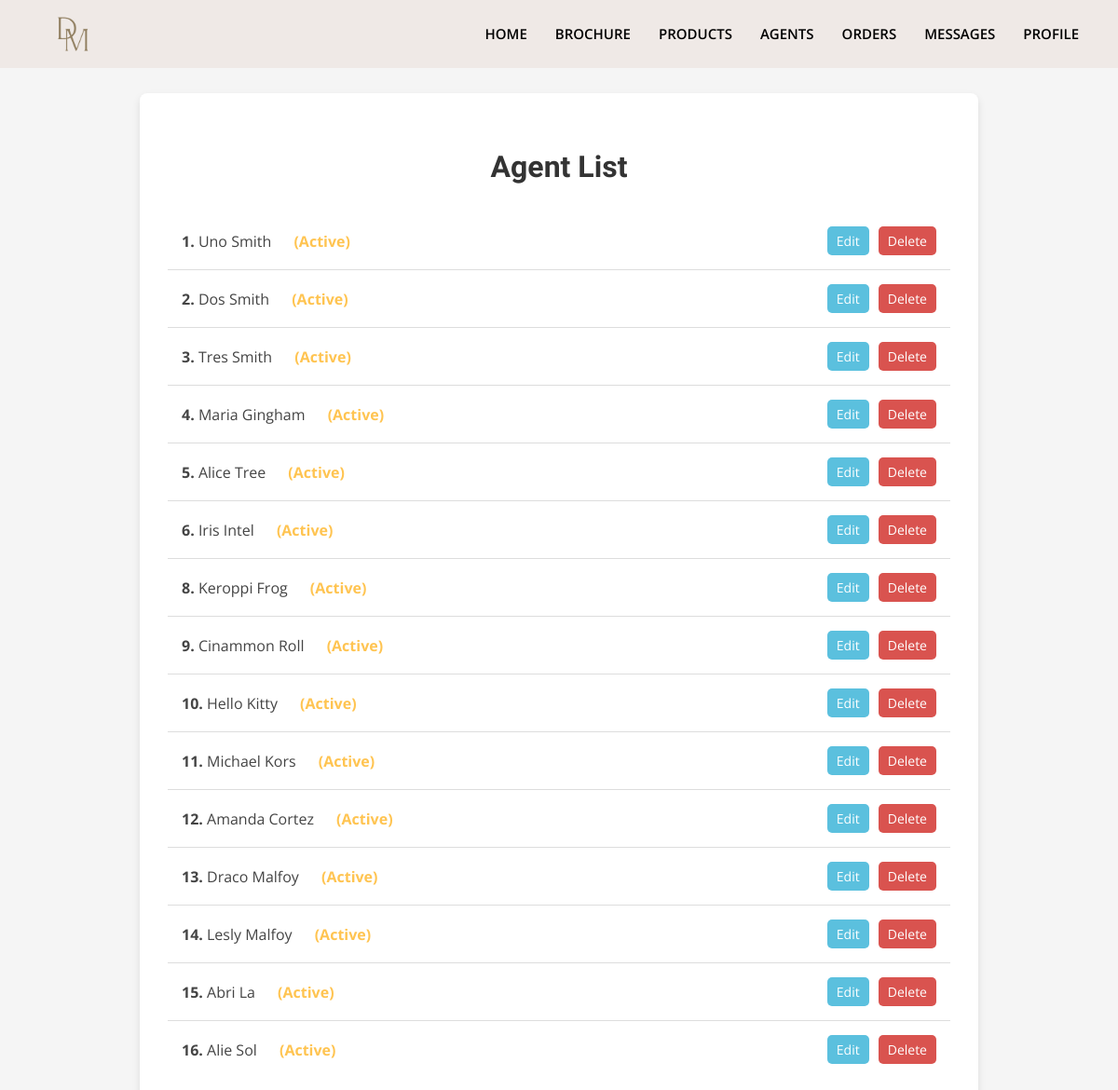
The page /admin_viewAgent.php on the database as committed earlier.
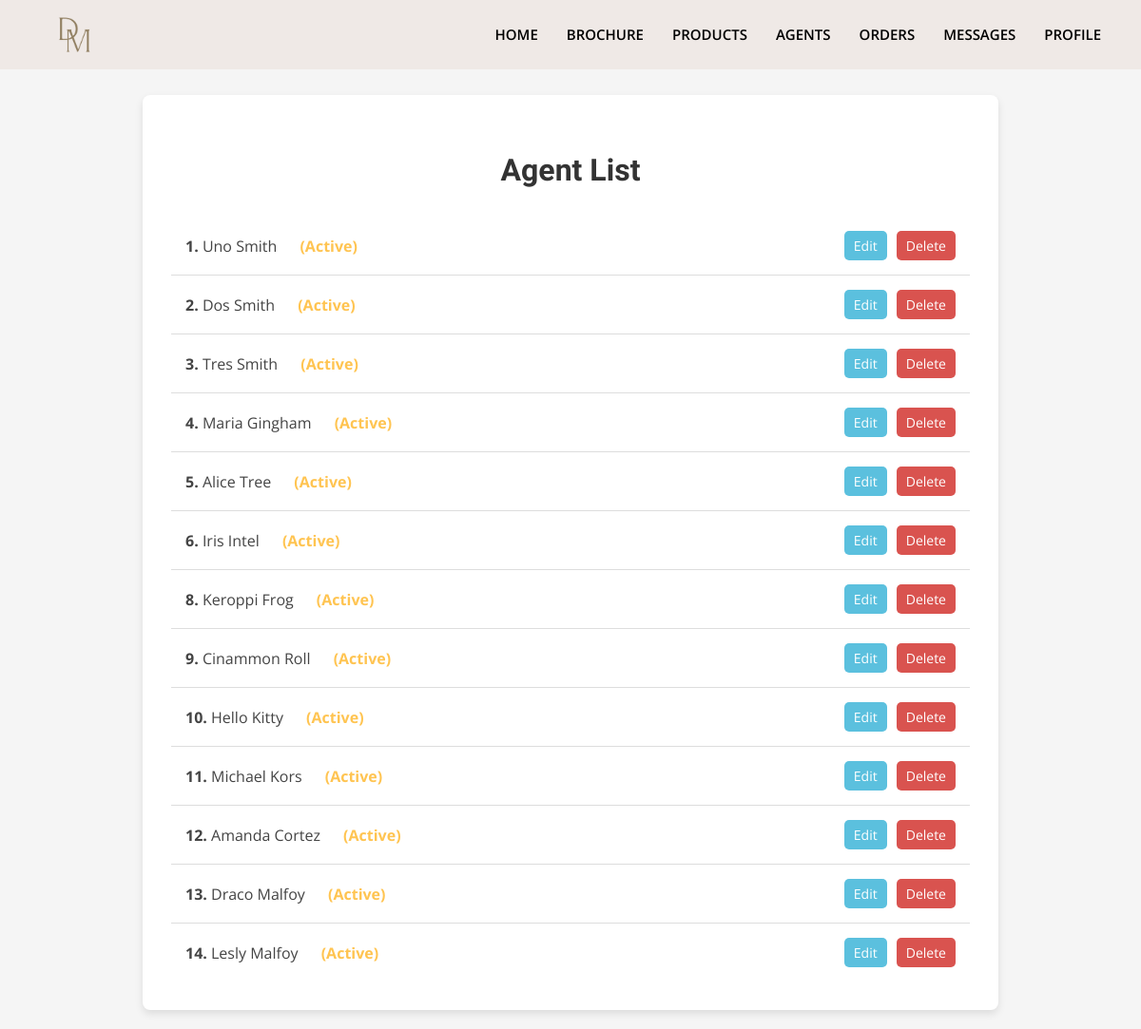
The same page on the database as committed later.
### tables this page shows
CREATE TABLE `agents` (
  `agent_id` int(11) NOT NULL,
  `agent_user` varchar(255) GENERATED ALWAYS AS (concat('AGT-',`agent_fname`)) STORED,
  `agent_fname` varchar(100) NOT NULL,
  `agent_mname` varchar(100) DEFAULT NULL,
  `agent_lname` varchar(100) NOT NULL,
  `agent_sex` enum('Male','Female','Other') NOT NULL,
  `agent_age` int(11) DEFAULT NULL CHECK (`agent_age` >= 18 and `agent_age` <= 100),
  `agent_birthdate` date NOT NULL,
  `agent_contact` varchar(15) NOT NULL,
  `agent_address` text NOT NULL,
  `agent_email` varchar(255) NOT NULL,
  `agent_validID` enum('Driver''s License','Passport','National ID') NOT NULL,
  `id_front_image` longblob DEFAULT NULL,
  `id_back_image` longblob DEFAULT NULL,
  `role` varchar(50) DEFAULT 'Sales Agent',
  `agent_status` enum('Active','Inactive') DEFAULT 'Active',
  `agent_creationDate` timestamp NOT NULL DEFAULT current_timestamp()
);

### admin_viewAgent.php (the view, shortened to what this page needs)
<!DOCTYPE html>
<html lang="en">
<head>
    <link href="assets/vendor/bootstrap/css/bootstrap.min.css" rel="stylesheet">
    <link href="assets/vendor/bootstrap-icons/bootstrap-icons.css" rel="stylesheet">
    <link href="assets/css/admin.css" rel="stylesheet">
</head>
<body>
<?php include 'admin_header.php'; ?>
<main id="main">
    <div class="agent-list-form">
        <h2>Agent List</h2>
        <?php
        $sql = "SELECT agent_id, agent_fname, agent_lname, agent_status FROM agents";
        $result = $pdo->query($sql);
        if ($result) {
            while ($row = $result->fetch(PDO::FETCH_ASSOC)) {
                $agent_id = htmlspecialchars($row["agent_id"]);
                $agent_name = htmlspecialchars($row["agent_fname"] . " " . $row["agent_lname"]);
                $agent_status = htmlspecialchars($row["agent_status"]);
                ?>
                <div class="agent-row">
                    <div class="agent-info">
                        <strong><?php echo $agent_id; ?>.</strong> <?php echo $agent_name; ?>
                        <span class="agent-status">(<?php echo $agent_status; ?>)</span>
                    </div>
                    <div class="agent-actions">
                        <button class="btn-edit" onclick="promptForPin('edit', '<?php echo $agent_id; ?>')">Edit</button>
                        <button class="btn-delete" onclick="promptForPin('delete', '<?php echo $agent_id; ?>')">Delete</button>
                    </div>
                </div>
                <?php
            }
        } else {
            echo "<p style='text-align: center; color: red;'>Error fetching agent data.</p>";
        }
        ?>
    </div>
</main>
</body>
</html>

Rows that differ between the two databases and show on the page:
removed agents: agent_id "15", agent_name "Abri La", agent_status "Active"
removed agents: agent_id "16", agent_name "Alie Sol", agent_status "Active"
